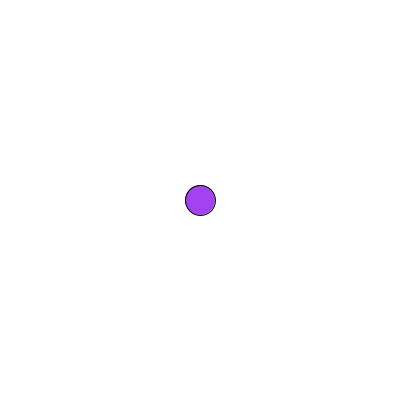
Frame 1 (no input)
Frame 60 (the mouse pressed at the canvas centre just before this capture): identical to frame 1, image omitted
Frame 120 (the mouse held since frame 60 and released just before this capture): identical to frame 1, image omitted

The Processing sketch that drew this single still picture (run headless with seeded random() and noise(); from frame 60 on, the mouse is pressed at the canvas centre):

// Processing sketch: processing_89682
// ── processing_89682.pde

float taille, distance, R, G, B;
boolean dansCercle;

void setup() {
  size(400, 400);
  smooth();
  frameRate(30);

  taille = 30;
  R = random(0, 255);
  G = random(0, 255);
  B = random(0, 255);
}

void draw() {
  background(255);

  fill(R, G, B); // Valeurs de R G B changees aleatoirement a chaque clic
  ellipse(width/2, height/2, taille, taille); // Centre, taille qui change a chaque clic

  distance = dist(mouseX, mouseY, width/2, height/2); // Distance entre curseur et centre du cercle

  dansCercle = distance < taille/2; // Curseur dans le cercle?
}

void mousePressed() {
  if (dansCercle) { // Si le curseur est dans le cercle
    R = random(0, 255); // Couleurs random
    G = random(0, 255);
    B = random(0, 255);
    if (mouseButton == LEFT) { // Si clic gauche..
      if(taille < width){ // Pas plus grand que la scene :)
        taille += 5; // Agrandi!
      }
    }
    else {
      if(taille > 5){ // Pas plus petit que 5 sinon il disparait!
        taille -= 5; // Rappetit!
      }
    }
  }
}
